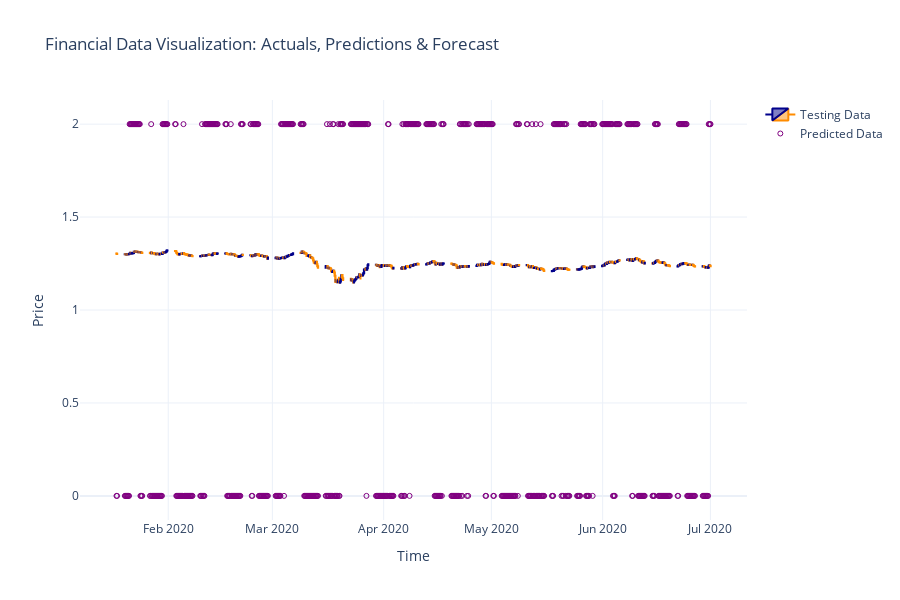

Notebook code for this chart:
### Code cell
model, mse, df, y_test, y_pred_classes, test_indices, label_encoder, optimized_class_weights, scaler_X  = ModelExecutor.execute_model(
                  file_path='../fin_data/GBP_USD_H4.pkl', 
                  start_date="2020-1-1", end_date="2024-07-29 21:00", test_size=0.1,
                  features = ['RSI', 'MACD', 'Volume'],
                  imbalance = True, imb_type = 'smote_enn',
                  model_type='Conv1D+GRU', model_style='Functional',
                  model_layers=5, units=64, dropout_rate=0.2,
                  learning_rate = 0.001, epochs=10, batch_size=32*10,
                  plot_type='test',forecast_period_min=60)

# AVAILABLE OPTIONS ------------------------------------------------------------------------------------------------
# features: ['Close', 'Volume', 'RSI', 'MACD']
# imb_type: 'smote', 'adasyn', 'random_oversampler', 'random_undersampler', 'tomek_links', 'nearmiss', 'smote_tomek', 'smote_enn'
# Model style: 'Sequential', 'Functional'
# Model type: 'LSTM', 'GRU', 'Conv1D', 'Transformer', 'Attention', or combinations like 'LSTM+Conv1D+Attention'. 'LSTM+GRU'
# Plot type: 'test', 'train', 'test+train', 'forecast'
# DEAFULTS: model_layers=3, units=50, dropout_rate=0.2, learning_rate=0.001, epochs=10, batch_size=32*1
# You may want to under-train the model, e.g. epochs=3, batch_size=32 ------------------------------------------------

### Figure 1 — Plotly figure (JSON) as saved in the notebook; plotly's stock layout.template omitted (floating-point values rounded to 4 significant figures; data arrays with more than 128 entries replaced by an {"elided": "..."} marker saying what was removed)
{"data": [{"close": {"elided": "706 float values"}, "decreasing": {"line": {"color": "darkorange"}}, "high": {"elided": "706 float values"}, "increasing": {"line": {"color": "darkblue"}}, "low": {"elided": "706 float values"}, "name": "Testing Data", "open": {"elided": "706 float values"}, "type": "candlestick", "x": {"elided": "706 str values"}}, {"marker": {"color": "purple", "size": 5, "symbol": "circle-open"}, "mode": "markers", "name": "Predicted Data", "type": "scatter", "x": {"elided": "706 str values"}, "y": {"elided": "706 int values"}}], "layout": {"height": 600, "hovermode": "x unified", "title": {"text": "Financial Data Visualization: Actuals, Predictions & Forecast"}, "xaxis": {"rangeslider": {"visible": false}, "title": {"text": "Time"}}, "yaxis": {"autorange": true, "fixedrange": false, "title": {"text": "Price"}}}}
